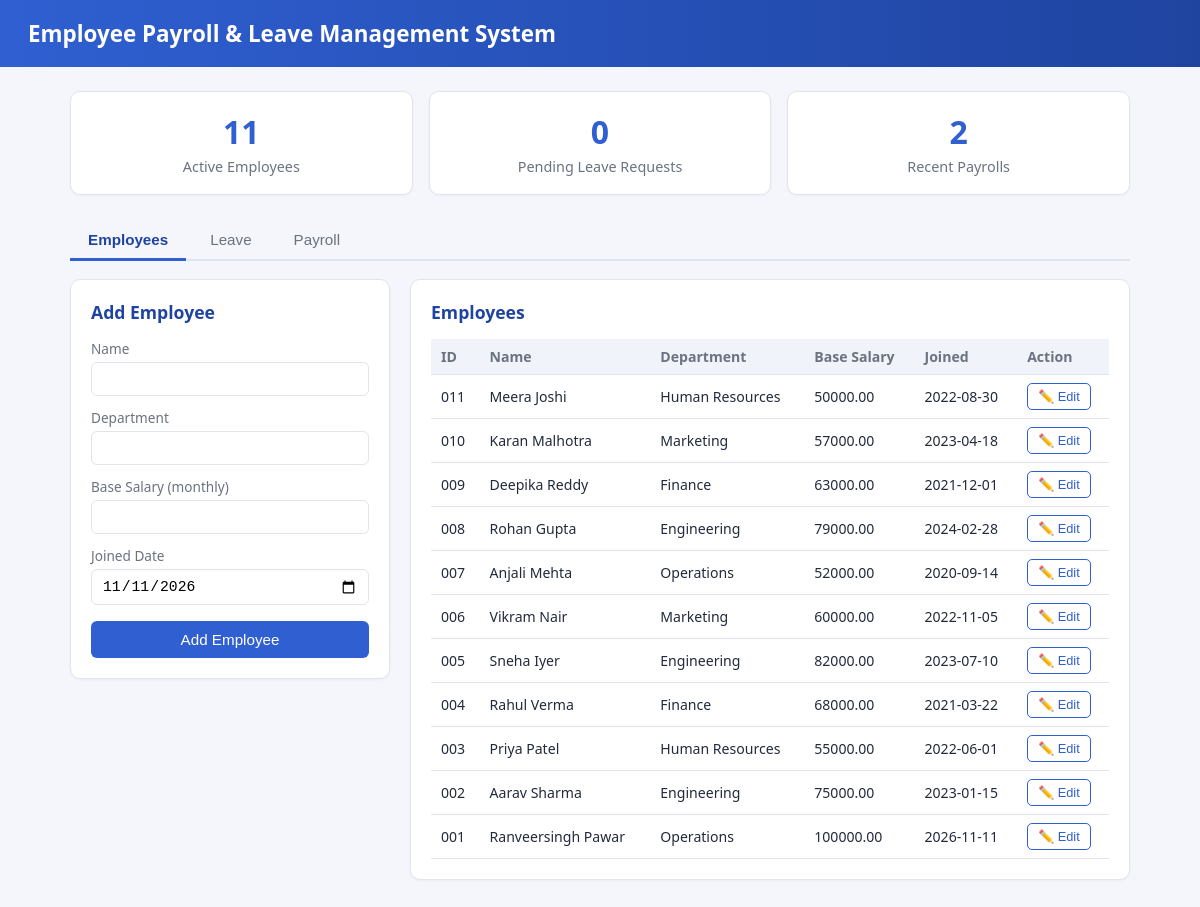
The page / on the database its author committed.
### tables this page shows
CREATE TABLE employees (
            id INTEGER PRIMARY KEY AUTOINCREMENT,
            name TEXT NOT NULL,
            department TEXT NOT NULL,
            base_salary REAL NOT NULL,
            joined_date TEXT NOT NULL
        );

### app.py (the view)
@app.route("/")
def index():
    conn = get_connection()
    employees = conn.execute(
        "SELECT * FROM employees ORDER BY id DESC"
    ).fetchall()
    leave_requests = conn.execute("""
        SELECT leave_requests.*, employees.name AS emp_name
        FROM leave_requests
        JOIN employees ON leave_requests.emp_id = employees.id
        ORDER BY leave_requests.id DESC
    """).fetchall()
    payrolls = conn.execute("""
        SELECT payrolls.*, employees.name AS emp_name
        FROM payrolls
        JOIN employees ON payrolls.emp_id = employees.id
        ORDER BY payrolls.id DESC
        LIMIT 10
    """).fetchall()
    total_employees = len(employees)
    pending_leaves = sum(1 for lr in leave_requests if lr["status"] == "Pending")
    conn.close()
    return render_template(
        "index.html",
        employees=employees,
        leave_requests=leave_requests,
        payrolls=payrolls,
        total_employees=total_employees,
        pending_leaves=pending_leaves,
        today=date.today().isoformat(),
    )

### app.py (called while the page is built)
@app.template_filter("emp_id")
def emp_id_filter(value):
    return f"{int(value):03d}"

### database.py (called while the page is built)
def get_connection():
    conn = sqlite3.connect(DB_NAME)
    conn.execute("PRAGMA foreign_keys = ON")
    conn.row_factory = sqlite3.Row  # lets us access columns by name
    return conn

### templates/index.html (shortened to what this page needs)
<!DOCTYPE html>
<html lang="en">
<head>
    <link rel="stylesheet" href="{{ url_for('static', filename='style.css') }}">
</head>
<body>
<header class="topbar">
    <h1>Employee Payroll &amp; Leave Management System</h1>
</header>
<div class="container">
    <section class="cards">
        <div class="card">
            <span class="card-number">{{ total_employees }}</span>
            <span class="card-label">Active Employees</span>
        </div>
        <div class="card">
            <span class="card-number">{{ pending_leaves }}</span>
            <span class="card-label">Pending Leave Requests</span>
        </div>
        <div class="card">
            <span class="card-number">{{ payrolls|length }}</span>
            <span class="card-label">Recent Payrolls</span>
        </div>
    </section>
    <nav class="tabs">
        <button class="tab-btn active" data-tab="employees">Employees</button>
        <button class="tab-btn" data-tab="leave">Leave</button>
        <button class="tab-btn" data-tab="payroll">Payroll</button>
    </nav>
    <section id="employees" class="tab-panel active">
        <div class="panel-grid">
            <div class="form-box">
                <h2>Add Employee</h2>
                <form action="{{ url_for('add_employee') }}" method="post">
                    <label for="name">Name</label>
                    <input type="text" id="name" name="name" required>
                    <label for="department">Department</label>
                    <input type="text" id="department" name="department" required>
                    <label for="base_salary">Base Salary (monthly)</label>
                    <input type="number" step="0.01" id="base_salary" name="base_salary" required>
                    <label for="joined_date">Joined Date</label>
                    <input type="date" id="joined_date" name="joined_date" value="{{ today }}" required>
                    <button type="submit">Add Employee</button>
                </form>
            </div>
            <div class="table-box">
                <h2>Employees</h2>
                <div class="table-scroll">
                <table>
                    <thead>
                        <tr>
                            <th>ID</th>
                            <th>Name</th>
                            <th>Department</th>
                            <th>Base Salary</th>
                            <th>Joined</th>
                            <th>Action</th>
                        </tr>
                    </thead>
                    <tbody>
                        {% for emp in employees %}
                        <tr>
                            <td>{{ emp.id | emp_id }}</td>
                            <td>{{ emp.name }}</td>
                            <td>{{ emp.department }}</td>
                            <td>{{ "%.2f"|format(emp.base_salary) }}</td>
                            <td>{{ emp.joined_date }}</td>
                            <td>
                                <button class="btn-edit"
                                    data-id="{{ emp.id }}"
                                    data-name="{{ emp.name }}"
                                    data-department="{{ emp.department }}"
                                    data-salary="{{ emp.base_salary }}"
                                    data-joined="{{ emp.joined_date }}"
                                    onclick="openEditModal(this)">
                                    ✏️ Edit
                                </button>
                            </td>
                        </tr>
                        {% else %}
                        <tr><td colspan="6" class="empty-row">No employees yet.</td></tr>
                        {% endfor %}
                    </tbody>
                </table>
                </div>
            </div>
        </div>
    </section>
</div>
</body>
</html>

### static/style.css (style rules this page uses)
:root { --primary: #2f5fd1; --primary-dark: #1f44a0; --bg: #f4f6fb; --card-bg: #ffffff; --border: #e0e4ec; --text: #222a3b; --muted: #6b7280; --green: #1a9e5c; --green-bg: #e3f8ec; --yellow: #b8860b; --yellow-bg: #fff6df; --red: #c0392b; --red-bg: #fdecea; }
* { box-sizing: border-box; }
body { margin: 0; font-family: "Segoe UI", Arial, sans-serif; background: var(--bg); color: var(--text); }
.topbar { background: linear-gradient(90deg, var(--primary), var(--primary-dark)); color: #fff; padding: 18px 28px; }
.topbar h1 { margin: 0; font-size: 1.4rem; }
.container { max-width: 1100px; margin: 24px auto; padding: 0 20px 60px; }
.cards { display: grid; grid-template-columns: repeat(auto-fit, minmax(180px, 1fr)); gap: 16px; margin-bottom: 24px; }
.card { background: var(--card-bg); border: 1px solid var(--border); border-radius: 10px; padding: 18px; text-align: center; box-shadow: 0 1px 3px rgba(0, 0, 0, 0.04); }
.card-number { display: block; font-size: 2rem; font-weight: 700; color: var(--primary); }
.card-label { display: block; margin-top: 4px; color: var(--muted); font-size: 0.9rem; }
.tabs { display: flex; gap: 6px; margin-bottom: 18px; border-bottom: 2px solid var(--border); }
.tab-btn { background: none; border: none; padding: 10px 18px; font-size: 0.95rem; cursor: pointer; color: var(--muted); border-bottom: 3px solid transparent; transform: translateY(2px); }
.tab-btn.active { color: var(--primary-dark); font-weight: 600; border-bottom: 3px solid var(--primary); }
.tab-panel { display: none; }
.tab-panel.active { display: block; }
.panel-grid { display: grid; grid-template-columns: 320px 1fr; gap: 20px; align-items: start; }
.form-box, .table-box { background: var(--card-bg); border: 1px solid var(--border); border-radius: 10px; padding: 20px; box-shadow: 0 1px 3px rgba(0, 0, 0, 0.04); }
.form-box h2, .table-box h2 { margin-top: 0; font-size: 1.1rem; color: var(--primary-dark); }
form label { display: block; margin-top: 12px; margin-bottom: 4px; font-size: 0.85rem; color: var(--muted); }
form input, form select { width: 100%; padding: 8px 10px; border: 1px solid var(--border); border-radius: 6px; font-size: 0.92rem; }
form button { margin-top: 16px; width: 100%; padding: 10px; border: none; border-radius: 6px; background: var(--primary); color: #fff; font-size: 0.95rem; cursor: pointer; }
.table-scroll { overflow-x: auto; }
table { width: 100%; border-collapse: collapse; font-size: 0.88rem; }
thead th { text-align: left; padding: 8px 10px; background: #f0f3fa; color: var(--muted); border-bottom: 1px solid var(--border); white-space: nowrap; }
tbody td { padding: 8px 10px; border-bottom: 1px solid var(--border); white-space: nowrap; }
.btn-edit { padding: 5px 10px; border: 1px solid var(--primary); border-radius: 5px; background: #fff; color: var(--primary); font-size: 0.8rem; cursor: pointer; white-space: nowrap; transition: background 0.15s, color 0.15s; }

### rows shown on the page
employees: id|emp_id "011", name "Meera Joshi", department "Human Resources", base_salary "50000.00", joined_date "2022-08-30"
employees: id|emp_id "010", name "Karan Malhotra", department "Marketing", base_salary "57000.00", joined_date "2023-04-18"
employees: id|emp_id "009", name "Deepika Reddy", department "Finance", base_salary "63000.00", joined_date "2021-12-01"
employees: id|emp_id "008", name "Rohan Gupta", department "Engineering", base_salary "79000.00", joined_date "2024-02-28"
employees: id|emp_id "007", name "Anjali Mehta", department "Operations", base_salary "52000.00", joined_date "2020-09-14"
employees: id|emp_id "006", name "Vikram Nair", department "Marketing", base_salary "60000.00", joined_date "2022-11-05"
employees: id|emp_id "005", name "Sneha Iyer", department "Engineering", base_salary "82000.00", joined_date "2023-07-10"
employees: id|emp_id "004", name "Rahul Verma", department "Finance", base_salary "68000.00", joined_date "2021-03-22"
employees: id|emp_id "003", name "Priya Patel", department "Human Resources", base_salary "55000.00", joined_date "2022-06-01"
employees: id|emp_id "002", name "Aarav Sharma", department "Engineering", base_salary "75000.00", joined_date "2023-01-15"
employees: id|emp_id "001", name "Ranveersingh Pawar", department "Operations", base_salary "100000.00", joined_date "2026-11-11"

### other values the page prints
{{ total_employees }} "11"
{{ pending_leaves }} "0"
{{ payrolls|length }} "2"
